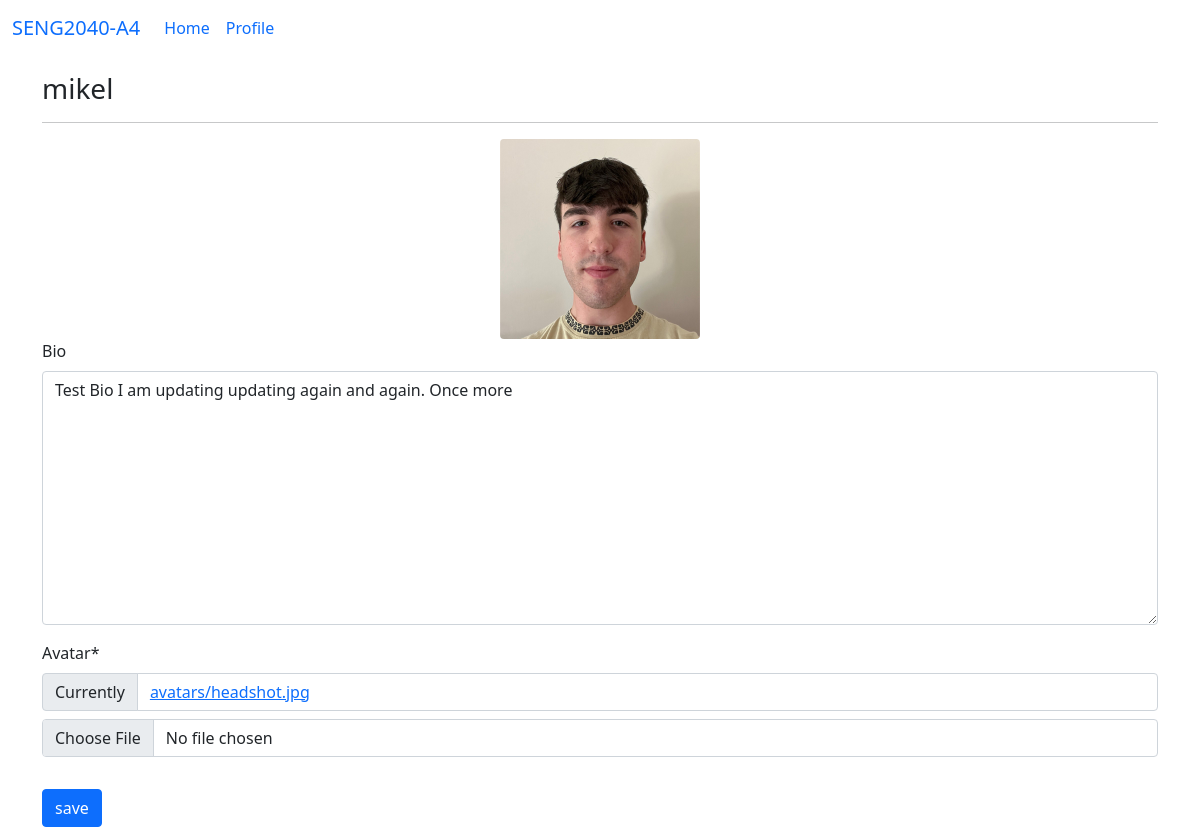
Before: /profiles/my/ (signed in) with the older database file.
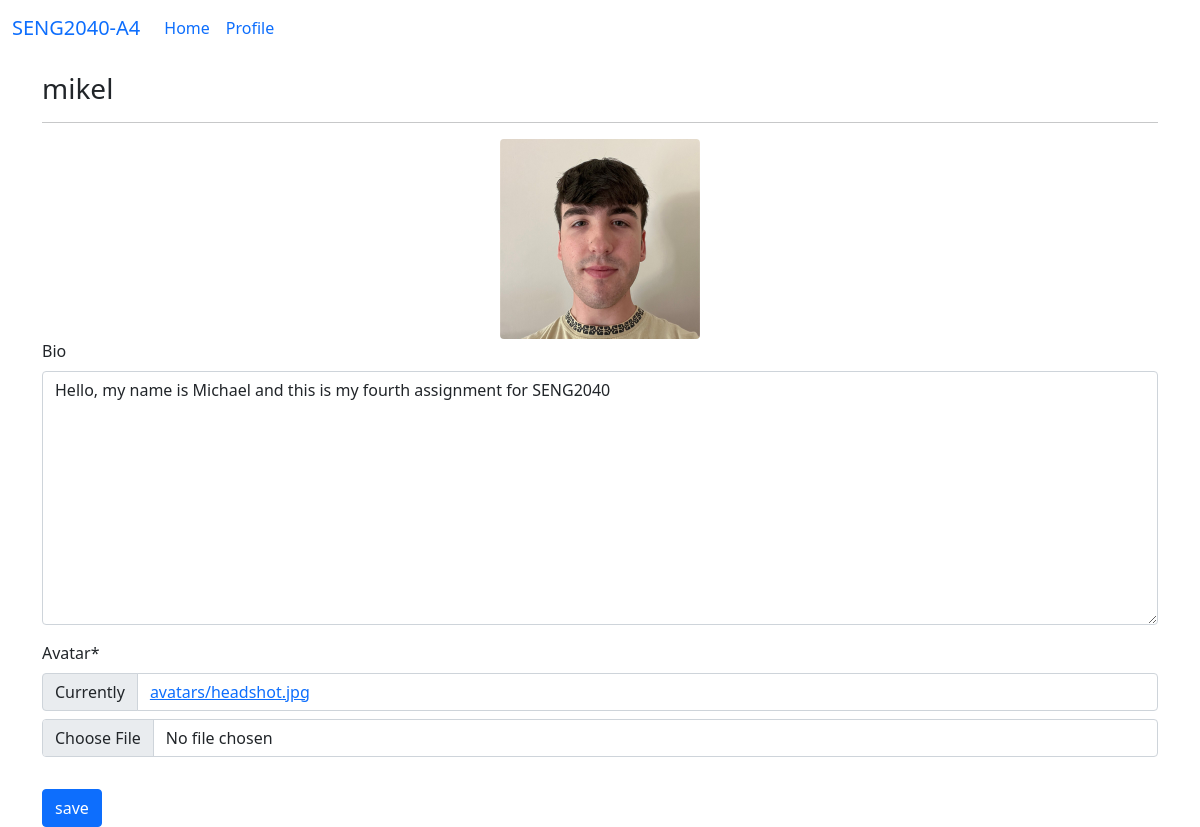
After: the same page with the newer database file.
### profiles/models.py (models this page shows, shortened)
class Profile(models.Model):
    user = models.OneToOneField(User, on_delete=models.CASCADE)
    bio = models.TextField(blank=True)
    avatar = models.ImageField(default='avatar.png', upload_to='avatars')
    updated = models.DateTimeField(auto_now=True)
    created = models.DateTimeField(auto_now_add=True)

### profiles/views.py (the view, shortened to what this page needs)
# urls.py: path('my/', my_profile_view, name='my-profile')
@login_required
def my_profile_view(request):
    obj = Profile.objects.get(user=request.user)
    form = ProfileForm(request.POST or None, request.FILES or None, instance = obj)
    context = {
        'obj': obj,
        'form': form,
    }
    return render(request, 'profiles/main.html', context)

### profiles/forms.py
class ProfileForm(forms.ModelForm):
    class Meta:
        model = Profile
        fields = ('bio', 'avatar')

### profiles/templates/profiles/main.html (shortened to what this page needs)
{% extends "base.html" %}
{% load static %}
{% load crispy_forms_tags %}
{% block scripts %}
    <link rel="stylesheet" href="https://unpkg.com/dropzone@5/dist/min/dropzone.min.css" type="text/css" />
{% endblock scripts %}
{% block content %}
    <h3>{{obj.user}}</h3>
    <hr>
    <div class="text-center" id="avatar-box">
        <img src="{{obj.avatar.url}}" class="rounded" height="200px" width="auto" alt="{{obj.user.username}}">
    </div>
    <form id="profile-form">
        {{form|crispy}}
        <button type="submit" class="btn btn-primary mt-3">save</button>
    </form>
{% endblock content %}

Changed rows visible on the page:
changed Profile "mikel": bio "Test Bio I am updating updating again and again. Once more" → "Hello, my name is Michael and this is my fourth assignment for SENG2040"
